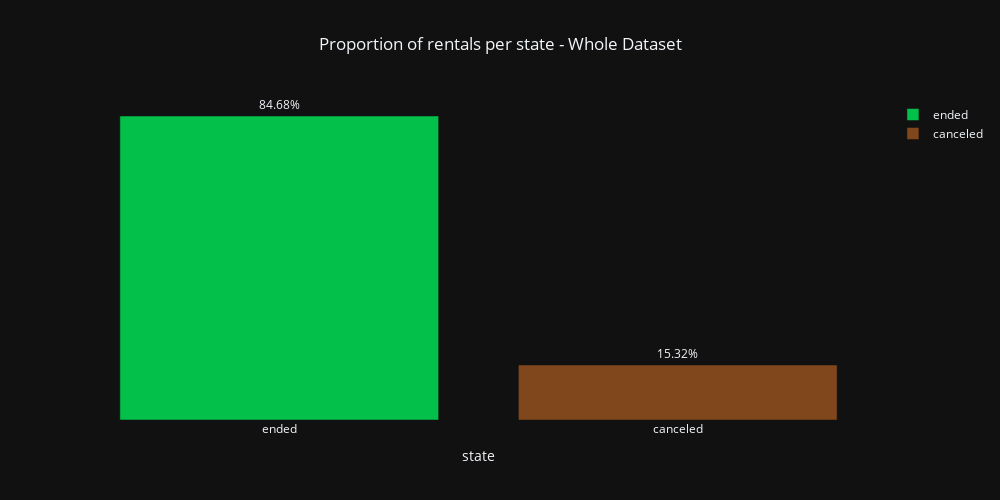

The code cell stored with this chart in its notebook:
### Code cell
# Creating a new DataFrame with values counts for the state category
df_rental_state = (data_delay['state'].value_counts(normalize=True)*100).rename_axis('state').reset_index(name='counts')

# Bar chart
fig = px.bar(df_rental_state, 
            x="state", 
            y="counts", 
            color="state", 
            title="----------", 
            color_discrete_sequence=['#03c04A', '#80471C'],
            text="counts",
            width=1000, height=500,)
fig.update_traces(texttemplate='%{text:.2f}' + "%", textposition='outside')
fig.update_layout(title_x=0.5, yaxis={'visible': False}, xaxis={'visible': True}, legend_title="", title_text="Proportion of rentals per state - Whole Dataset", template='plotly_dark')
fig.show()

### Figure 1 — Plotly figure (JSON) as saved in the notebook; plotly's stock layout.template omitted (floating-point values rounded to 4 significant figures)
{"data": [{"alignmentgroup": "True", "hovertemplate": "state=%{x}<br>counts=%{text}<extra></extra>", "legendgroup": "ended", "marker": {"color": "#03c04A", "pattern": {"shape": ""}}, "name": "ended", "offsetgroup": "ended", "orientation": "v", "showlegend": true, "text": [84.68], "textposition": "outside", "texttemplate": "%{text:.2f}%", "type": "bar", "x": ["ended"], "xaxis": "x", "y": [84.68], "yaxis": "y"}, {"alignmentgroup": "True", "hovertemplate": "state=%{x}<br>counts=%{text}<extra></extra>", "legendgroup": "canceled", "marker": {"color": "#80471C", "pattern": {"shape": ""}}, "name": "canceled", "offsetgroup": "canceled", "orientation": "v", "showlegend": true, "text": [15.32], "textposition": "outside", "texttemplate": "%{text:.2f}%", "type": "bar", "x": ["canceled"], "xaxis": "x", "y": [15.32], "yaxis": "y"}], "layout": {"barmode": "relative", "height": 500, "legend": {"title": {"text": ""}, "tracegroupgap": 0}, "title": {"text": "Proportion of rentals per state - Whole Dataset", "x": 0.5}, "width": 1000, "xaxis": {"anchor": "y", "categoryarray": ["ended", "canceled"], "categoryorder": "array", "domain": [0, 1], "title": {"text": "state"}, "visible": true}, "yaxis": {"anchor": "x", "domain": [0, 1], "title": {"text": "counts"}, "visible": false}}}
